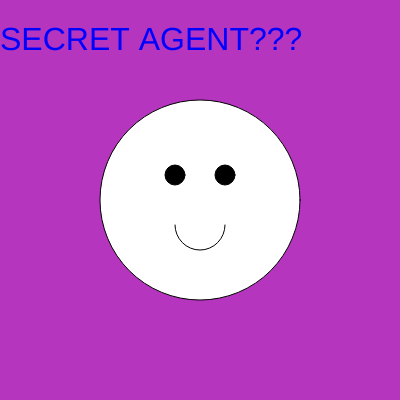
Frame 1 (no input)
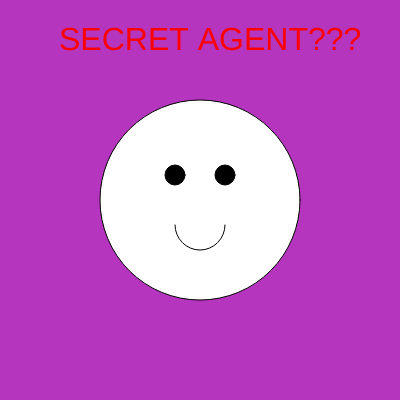
Frame 60 (no input)
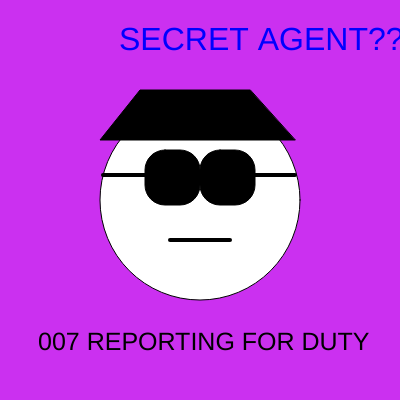
Frame 120 (the mouse pressed at the canvas centre since frame 60)

The p5.js sketch that drew these frames (run headless with seeded random() and noise() and a simulated clock; from frame 60 on, the mouse is pressed at the canvas centre):

// p5.js sketch
// ── sketch.js
let text1 = {
  x: 0,
  y: 50,
};

let text2 = {
  x: 38,
  y: 350,
};

let my_layer;

function setup() {
  createCanvas(400, 400);
  my_layer = createGraphics(400, 400);
  draw_agent();
}

function draw_agent() {
  my_layer.background(random(255), random(255), random(255));
  my_layer.circle(200, 200, 200);
  //circle(175, 175, 25);
  //circle(225, 175, 25);
  my_layer.fill(0);
  my_layer.circle(175, 175, 20);
  my_layer.circle(225, 175, 20);

  my_layer.noFill();
  //fill(255, 0, 0);
  my_layer.arc(200, 225, 50, 50, 0, PI);
  //noStroke();
}

function draw() {
  // image(img, x, y, [width], [height])
  image(my_layer, 0, 0);
  draw_text();
}

function draw_text() {
  // background(255);
  //siren
  fill(random([0, 255]), 0, random([0, 255]));
  // circle(350, 350, 25);

  //fill(0);
  textSize(32);
  let str = "SECRET AGENT???";
  text(str, text1.x, text1.y);
  text1.x++ % height;
}

function mousePressed() {
  my_layer.background(random(255), random(255), random(255));
  //head
  my_layer.fill(255);
  my_layer.circle(200, 200, 200);
  my_layer.fill(0);
  //sunglasses
  my_layer.rect(145, 150, 55, 55, 20);
  my_layer.rect(200, 150, 55, 55, 20);
  //hat
  my_layer.quad(250, 90, 140, 90, 100, 140, 295, 140);
  //}troke(100);
  my_layer.strokeWeight(4);
  my_layer.line(103, 175, 145, 175);
  my_layer.line(255, 175, 295, 175);
  my_layer.line(170, 240, 230, 240);
  //strokeWeight(4);

  //undercover
  my_layer.textSize(25);
  let str = "007 REPORTING FOR DUTY";
  my_layer.text(str, text2.x, text2.y);
}

// https://editor.p5js.org/jht1493/sketches/IJ6oPqxUL
// Wk2_creativeProject -- layers

// https://editor.p5js.org/marthajanicki/sketches/YDt39MIPA
// Wk2_creativeProject by marthajanicki
